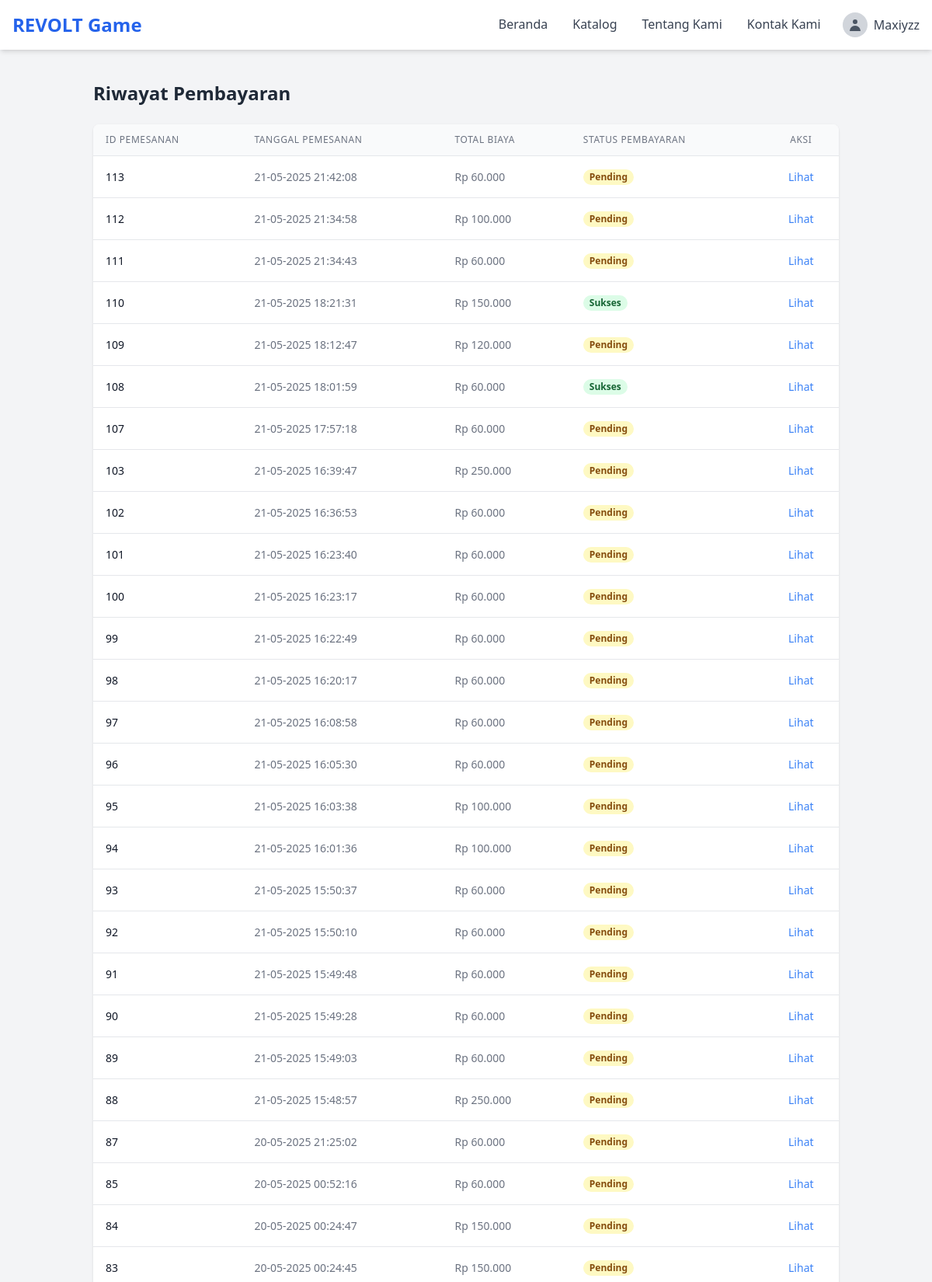
Page /riwayat_pembayaran.php (signed in, upper part) on the committed database.
### tables this page shows
CREATE TABLE `rentals` (
  `rental_id` int(11) NOT NULL,
  `user_id` int(11) NOT NULL,
  `ps_id` int(11) NOT NULL,
  `tanggal_mulai` date NOT NULL,
  `durasi_sewa` int(11) NOT NULL,
  `tanggal_selesai` date NOT NULL,
  `total_biaya` decimal(10,2) NOT NULL,
  `status_pembayaran` enum('pending','Sukses','gagal','') NOT NULL,
  `status_penyewaan` enum('menunggu konfirmasi','diproses','disewakan','selesai','dibatalkan') NOT NULL,
  `metode_pembayaran` varchar(50) NOT NULL,
  `nama_kontak` varchar(100) NOT NULL,
  `nomor_kontak` varchar(20) NOT NULL,
  `tanggal_pemesanan` timestamp NOT NULL DEFAULT current_timestamp(),
  `created_at` timestamp NOT NULL DEFAULT current_timestamp() ON UPDATE current_timestamp(),
  `updated_at` timestamp NOT NULL DEFAULT current_timestamp() ON UPDATE current_timestamp()
);

### riwayat_pembayaran.php (the view, shortened to what this page needs)
<?php
require_once 'includes/header.php';
$user_id = $_SESSION['user_id'];
$sql_riwayat_pembayaran = "SELECT
                                    r.rental_id,
                                    r.tanggal_pemesanan,
                                    r.total_biaya,
                                    r.status_pembayaran
                               FROM rentals r
                               WHERE r.user_id = :user_id
                               ORDER BY r.tanggal_pemesanan DESC";
$stmt_riwayat_pembayaran = $pdo->prepare($sql_riwayat_pembayaran);
$stmt_riwayat_pembayaran->bindParam(':user_id', $user_id);
$stmt_riwayat_pembayaran->execute();
$riwayat_pembayaran = $stmt_riwayat_pembayaran->fetchAll(PDO::FETCH_ASSOC);
?>
<div class="container mx-auto mt-10 px-4 sm:px-6 lg:px-8">
    <h2 class="text-2xl font-semibold mb-6 text-gray-800">Riwayat Pembayaran</h2>
    <?php if (empty($riwayat_pembayaran)): ?>
        <p class="text-gray-600">Belum ada riwayat pembayaran.</p>
    <?php else: ?>
        <div class="overflow-x-auto bg-white shadow rounded-lg">
            <table class="min-w-full divide-y divide-gray-200">
                <thead class="bg-gray-50">
                    <tr>
                        <th class="px-4 py-3 text-left text-xs font-medium text-gray-500 uppercase tracking-wider">ID Pemesanan</th>
                        <th class="px-4 py-3 text-left text-xs font-medium text-gray-500 uppercase tracking-wider">Tanggal Pemesanan</th>
                        <th class="px-4 py-3 text-left text-xs font-medium text-gray-500 uppercase tracking-wider">Total Biaya</th>
                        <th class="px-4 py-3 text-left text-xs font-medium text-gray-500 uppercase tracking-wider">Status Pembayaran</th>
                        <th class="px-4 py-3 text-center text-xs font-medium text-gray-500 uppercase tracking-wider">Aksi</th>
                    </tr>
                </thead>
                <tbody class="bg-white divide-y divide-gray-200">
                    <?php foreach ($riwayat_pembayaran as $pembayaran): ?>
                        <tr>
                            <td class="px-4 py-4 whitespace-nowrap text-sm text-gray-900"><?php echo htmlspecialchars($pembayaran['rental_id']); ?></td>
                            <td class="px-4 py-4 whitespace-nowrap text-sm text-gray-500"><?php echo htmlspecialchars(date('d-m-Y H:i:s', strtotime($pembayaran['tanggal_pemesanan']))); ?></td>
                            <td class="px-4 py-4 whitespace-nowrap text-sm text-gray-500">Rp <?php echo number_format($pembayaran['total_biaya'], 0, ',', '.'); ?></td>
                            <td class="px-4 py-4 whitespace-nowrap text-sm">
                                <span class="px-2 inline-flex text-xs leading-5 font-semibold rounded-full <?php
                                    switch ($pembayaran['status_pembayaran']) {
                                        case 'pending': echo 'bg-yellow-100 text-yellow-800'; break;
                                        case 'Sukses': echo 'bg-green-100 text-green-800'; break;
                                    }
                                ?>">
                                    <?php echo htmlspecialchars(ucfirst($pembayaran['status_pembayaran'])); ?>
                                </span>
                            </td>
                            <td class="px-4 py-4 whitespace-nowrap text-sm text-center">
                                <a href="booking/konfirmasi_booking.php?booking_id=<?php echo htmlspecialchars($pembayaran['rental_id']); ?>" class="text-blue-500 hover:underline">Lihat</a>
                            </td>
                        </tr>
                    <?php endforeach; ?>
                </tbody>
            </table>
        </div>
    <?php endif; ?>
</div>
<?php require_once 'includes/footer.php'; ?>

### rows in the picture
rentals: rental_id "113", tanggal_pemesanan "21-05-2025 21:42:08", total_biaya "60.000", status_pembayaran "Pending"
rentals: rental_id "112", tanggal_pemesanan "21-05-2025 21:34:58", total_biaya "100.000", status_pembayaran "Pending"
rentals: rental_id "111", tanggal_pemesanan "21-05-2025 21:34:43", total_biaya "60.000", status_pembayaran "Pending"
rentals: rental_id "110", tanggal_pemesanan "21-05-2025 18:21:31", total_biaya "150.000", status_pembayaran "Sukses"
rentals: rental_id "109", tanggal_pemesanan "21-05-2025 18:12:47", total_biaya "120.000", status_pembayaran "Pending"
rentals: rental_id "108", tanggal_pemesanan "21-05-2025 18:01:59", total_biaya "60.000", status_pembayaran "Sukses"
rentals: rental_id "107", tanggal_pemesanan "21-05-2025 17:57:18", total_biaya "60.000", status_pembayaran "Pending"
rentals: rental_id "103", tanggal_pemesanan "21-05-2025 16:39:47", total_biaya "250.000", status_pembayaran "Pending"
rentals: rental_id "102", tanggal_pemesanan "21-05-2025 16:36:53", total_biaya "60.000", status_pembayaran "Pending"
rentals: rental_id "101", tanggal_pemesanan "21-05-2025 16:23:40", total_biaya "60.000", status_pembayaran "Pending"
rentals: rental_id "100", tanggal_pemesanan "21-05-2025 16:23:17", total_biaya "60.000", status_pembayaran "Pending"
rentals: rental_id "99", tanggal_pemesanan "21-05-2025 16:22:49", total_biaya "60.000", status_pembayaran "Pending"
rentals: rental_id "98", tanggal_pemesanan "21-05-2025 16:20:17", total_biaya "60.000", status_pembayaran "Pending"
rentals: rental_id "97", tanggal_pemesanan "21-05-2025 16:08:58", total_biaya "60.000", status_pembayaran "Pending"
rentals: rental_id "96", tanggal_pemesanan "21-05-2025 16:05:30", total_biaya "60.000", status_pembayaran "Pending"
rentals: rental_id "95", tanggal_pemesanan "21-05-2025 16:03:38", total_biaya "100.000", status_pembayaran "Pending"
rentals: rental_id "94", tanggal_pemesanan "21-05-2025 16:01:36", total_biaya "100.000", status_pembayaran "Pending"
rentals: rental_id "93", tanggal_pemesanan "21-05-2025 15:50:37", total_biaya "60.000", status_pembayaran "Pending"
rentals: rental_id "92", tanggal_pemesanan "21-05-2025 15:50:10", total_biaya "60.000", status_pembayaran "Pending"
rentals: rental_id "91", tanggal_pemesanan "21-05-2025 15:49:48", total_biaya "60.000", status_pembayaran "Pending"
rentals: rental_id "90", tanggal_pemesanan "21-05-2025 15:49:28", total_biaya "60.000", status_pembayaran "Pending"
rentals: rental_id "89", tanggal_pemesanan "21-05-2025 15:49:03", total_biaya "60.000", status_pembayaran "Pending"
rentals: rental_id "88", tanggal_pemesanan "21-05-2025 15:48:57", total_biaya "250.000", status_pembayaran "Pending"
rentals: rental_id "87", tanggal_pemesanan "20-05-2025 21:25:02", total_biaya "60.000", status_pembayaran "Pending"
rentals: rental_id "85", tanggal_pemesanan "20-05-2025 00:52:16", total_biaya "60.000", status_pembayaran "Pending"
rentals: rental_id "84", tanggal_pemesanan "20-05-2025 00:24:47", total_biaya "150.000", status_pembayaran "Pending"
rentals: rental_id "83", tanggal_pemesanan "20-05-2025 00:24:45", total_biaya "150.000", status_pembayaran "Pending"

### other values in the picture
$_SESSION['username'] "Maxiyzz"
